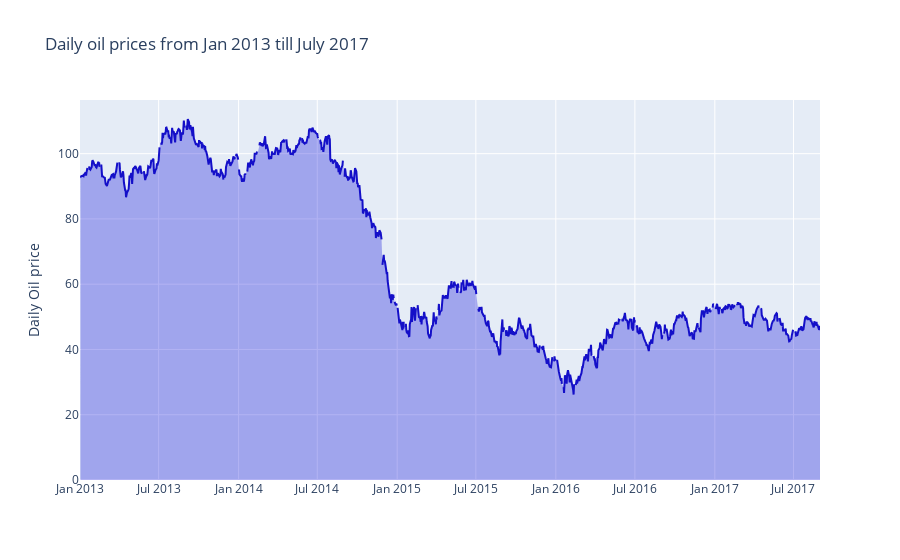

Notebook source saved alongside this figure:
### Code cell
trace = go.Scatter(
     name='Oil prices',
     x=oil['date'],
     y=oil['dcoilwtico'].dropna(),
     mode='lines',
     line=dict(color='rgb(20, 15, 200, 0.8)'),
     #fillcolor='rgba(68, 68, 68, 0.3)',
     fillcolor='rgba(0, 0, 216, 0.3)',
     fill='tonexty' )

data = [trace]

layout = go.Layout(
     yaxis=dict(title='Daily Oil price'),
     title='Daily oil prices from Jan 2013 till July 2017',
     showlegend = False)
fig = go.Figure(data=data, layout=layout)
py.iplot(fig, filename='pandas-time-series-error-bars')

### Figure 1 — Plotly figure (JSON) as saved in the notebook; plotly's stock layout.template omitted (floating-point values rounded to 4 significant figures; data arrays with more than 128 entries replaced by an {"elided": "..."} marker saying what was removed)
{"data": [{"fill": "tonexty", "fillcolor": "rgba(0, 0, 216, 0.3)", "line": {"color": "rgb(20, 15, 200, 0.8)"}, "mode": "lines", "name": "Oil prices", "type": "scatter", "x": {"elided": "1218 str values"}, "y": {"elided": "1218 mixed values"}}], "layout": {"showlegend": false, "title": {"text": "Daily oil prices from Jan 2013 till July 2017"}, "yaxis": {"title": {"text": "Daily Oil price"}}}}
